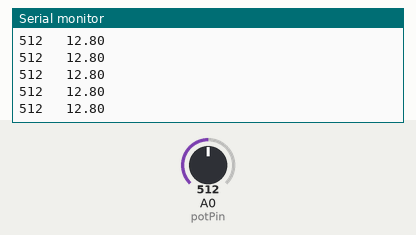
Bench run of a sketch on a simulated Arduino Uno, built with avr-gcc and run on an emulated ATmega328P. Shown: the last lines printed to the serial monitor. The test bench sets the inputs (shaded band); at power-on: A0 (potPin) = 512.

Above: at 4.2 s.
4.3 s: A0 (potPin) set to 986
At 4.8 s:
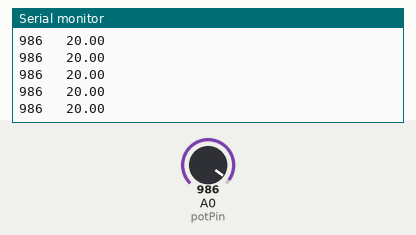
5.8 s: A0 (potPin) set to 1007
At 6.3 s:
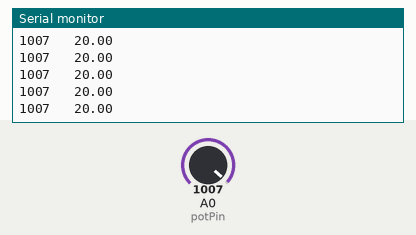
Timing chart, 0 to 8.8 s (numbered marks = the images above; inputs shaded):
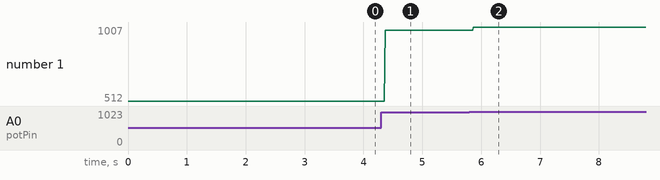

Measured:
- after the input at 4.3 s, the serial monitor: prints a new line after 0.07 s (image 1)
- after the input at 5.8 s, the serial monitor: prints a new line after 0.07 s (image 2)
- plotted number 1: 512 → 986 after the input at 4.3 s, 986 → 1007 after the input at 5.8 s

The sketch:

P3.ino
```cpp
//---------------------------------------------------------------------
// ME120, Section 001
// Homework 4, Problem 3
// Sean Lai
//
// Step Ramp Analog Scaling
//
// Converts an analog input into a step ramp function
//---------------------------------------------------------------------

// Declare constants
const int xmin = 0, x1 = 400, x2 = 800, xmax = 1023;
const float y1 = 10.0, y2 = 20.0;

// Delcare pins
int potPin = A0;

void setup() {
  // Setup serial communications
  Serial.begin(9600);
}

void loop() {
  // Declare variables and slope of ramp
  int potReading;
  float y, slope = (y2-y1)/(x2-x1);

  // Read input from potentiometer
  potReading = analogRead(potPin);

  // Logic for step ramp function
  if (potReading >= xmin && potReading < x1) {
    y = y1;
  }
  else if (potReading >= x1 && potReading < x2){
    y = y1 + slope*(potReading-x1);
  }
  else if (potReading >= x2 && potReading <= xmax) {
    y = y2;
  }
  else { Serial.println("Error: potReading outside of expected range"); }

  // Print to serial monitor
  Serial.print(potReading);
  Serial.print("   ");
  Serial.println(y);
}
```
